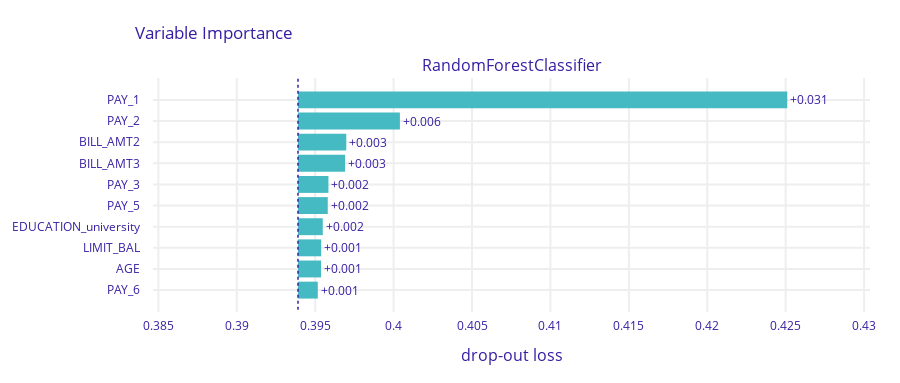

The notebook cell this image was saved under:
### Code cell
explainer.model_parts(type='variable_importance').plot()

### Figure 1 — Plotly figure (JSON) as saved in the notebook; plotly's stock layout.template omitted (floating-point values rounded to 4 significant figures)
{"data": [{"base": 0.3939, "hoverinfo": "text", "hoverlabel": {"bgcolor": "rgba(0,0,0,0.8)"}, "hovertext": ["Model: RandomForestClassifier loss after<br>variable: PAY_1 is permuted: 0.425<br>Drop-out loss change: +0.031", "Model: RandomForestClassifier loss after<br>variable: PAY_2 is permuted: 0.4<br>Drop-out loss change: +0.006", "Model: RandomForestClassifier loss after<br>variable: BILL_AMT2 is permuted: 0.397<br>Drop-out loss change: +0.003", "Model: RandomForestClassifier loss after<br>variable: BILL_AMT3 is permuted: 0.397<br>Drop-out loss change: +0.003", "Model: RandomForestClassifier loss after<br>variable: PAY_3 is permuted: 0.396<br>Drop-out loss change: +0.002", "Model: RandomForestClassifier loss after<br>variable: PAY_5 is permuted: 0.396<br>Drop-out loss change: +0.002", "Model: RandomForestClassifier loss after<br>variable: EDUCATION_university is permuted: 0.395<br>Drop-out loss change: +0.002", "Model: RandomForestClassifier loss after<br>variable: LIMIT_BAL is permuted: 0.395<br>Drop-out loss change: +0.001", "Model: RandomForestClassifier loss after<br>variable: AGE is permuted: 0.395<br>Drop-out loss change: +0.001", "Model: RandomForestClassifier loss after<br>variable: PAY_6 is permuted: 0.395<br>Drop-out loss change: +0.001"], "marker": {"color": "#46bac2"}, "orientation": "h", "showlegend": false, "text": ["+0.031", "+0.006", "+0.003", "+0.003", "+0.002", "+0.002", "+0.002", "+0.001", "+0.001", "+0.001"], "textposition": "outside", "type": "bar", "x": [0.0312, 0.006499, 0.00308, 0.003003, 0.001942, 0.001899, 0.001581, 0.001478, 0.001468, 0.001264], "xaxis": "x", "y": ["PAY_1", "PAY_2", "BILL_AMT2", "BILL_AMT3", "PAY_3", "PAY_5", "EDUCATION_university", "LIMIT_BAL", "AGE", "PAY_6"], "yaxis": "y"}], "layout": {"annotations": [{"font": {"size": 16}, "showarrow": false, "text": "RandomForestClassifier", "x": 0.5, "xanchor": "center", "xref": "paper", "y": 1, "yanchor": "bottom", "yref": "paper"}, {"font": {"size": 16}, "showarrow": false, "text": "drop-out loss", "x": 0.5, "xanchor": "center", "xref": "paper", "y": 0, "yanchor": "top", "yref": "paper", "yshift": -30}], "font": {"color": "#371ea3"}, "height": 383, "margin": {"b": 71, "r": 30, "t": 78}, "shapes": [{"line": {"color": "#371ea3", "dash": "dot", "width": 1.5}, "type": "line", "x0": 0.3939, "x1": 0.3939, "xref": "x", "y0": -1, "y1": 10, "yref": "y"}], "title": {"text": "Variable Importance", "x": 0.15}, "xaxis": {"anchor": "y", "automargin": true, "domain": [0, 1], "fixedrange": true, "gridwidth": 2, "range": [0.3847, 0.4304], "tickcolor": "white", "ticklen": 3, "ticks": "outside", "type": "linear", "zeroline": false}, "yaxis": {"anchor": "x", "automargin": true, "autorange": "reversed", "domain": [0, 1], "fixedrange": true, "gridwidth": 2, "tickcolor": "white", "ticklen": 10, "ticks": "outside", "type": "category"}}}
